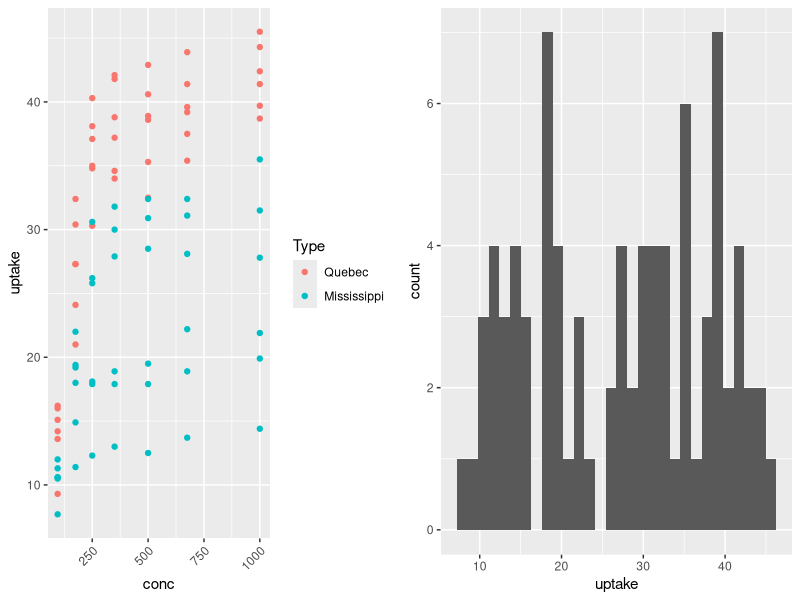
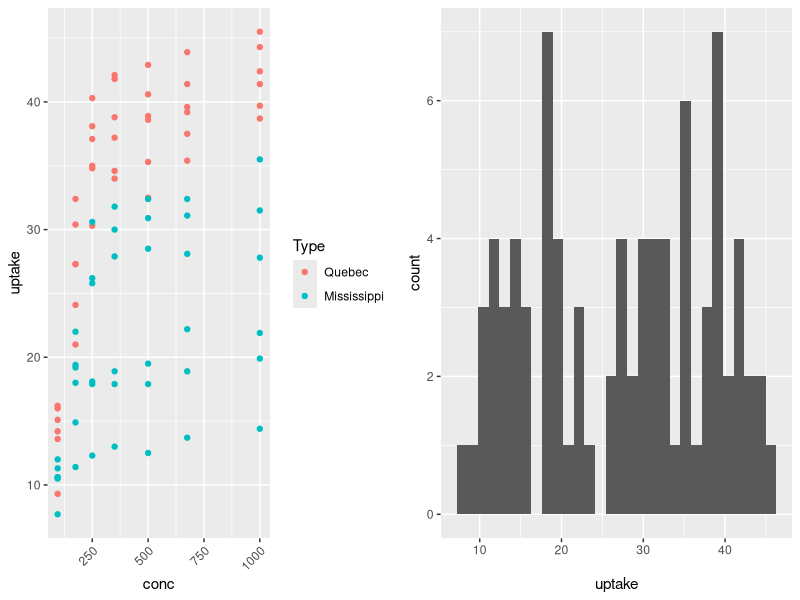
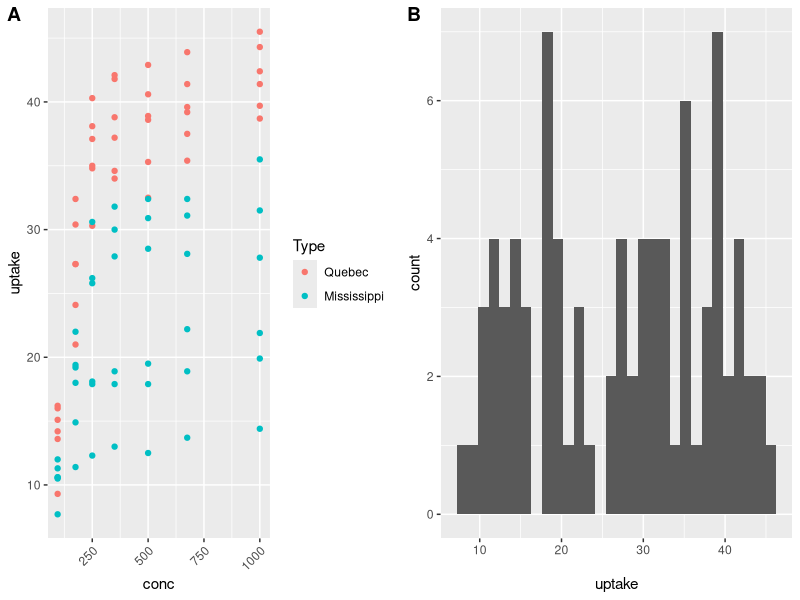
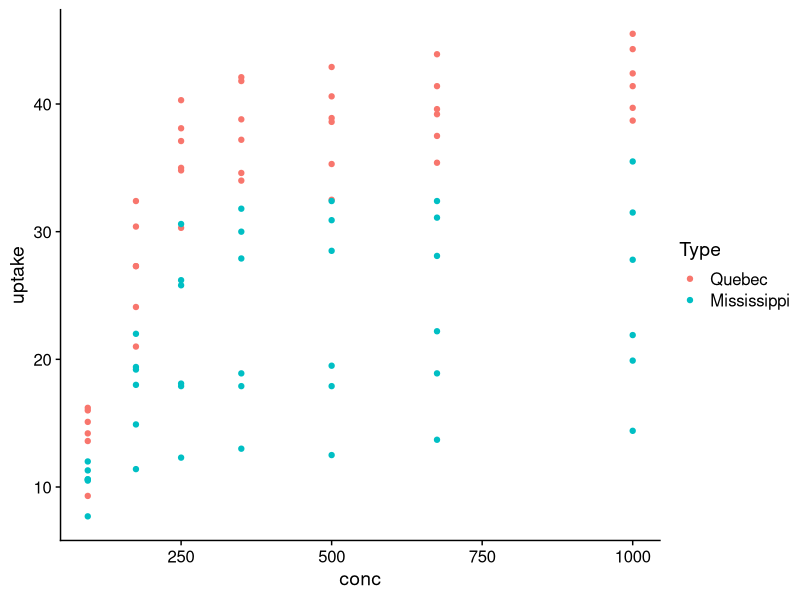
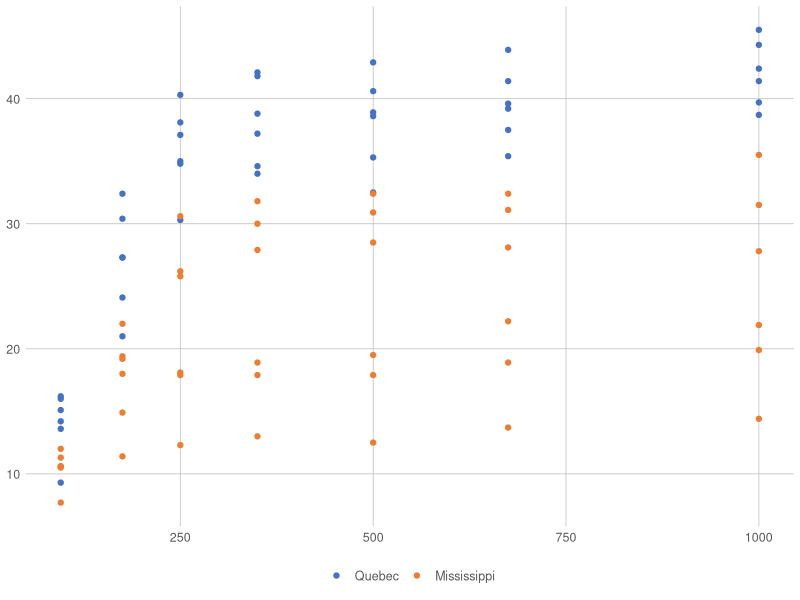
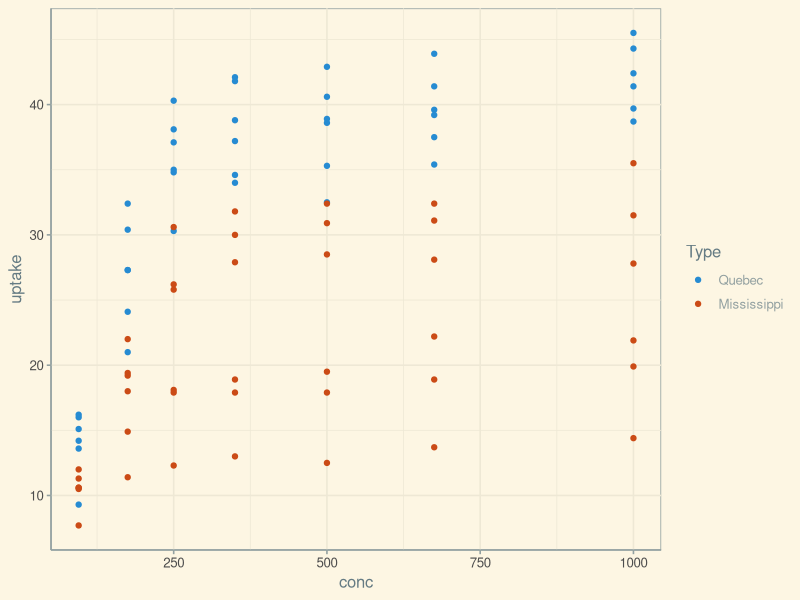

The R script that drew these images, in order:
# ggplot2 papildinājumi

library(ggplot2)

## cowplot
library(cowplot)
library(ggplot2)
p1 <- ggplot(CO2, aes(conc, uptake, color = Type)) +
  geom_point() +
  theme(axis.text.x = element_text(angle = 45, hjust = 1))
p2 <- ggplot(CO2, aes(uptake)) +
  geom_histogram()
plot_grid(p1, p2, ncol = 2)

plot_grid(p1, p2, ncol = 2, align = "h")

plot_grid(p1, p2, ncol = 2, align = "h", labels = c("A", "B"))

ggplot(CO2, aes(conc, uptake, color = Type)) + geom_point() +
  theme_cowplot()

## ggthemes
library(ggthemes)
ggplot(CO2, aes(conc, uptake, color = Type)) + geom_point() +
  theme_excel_new() +
  scale_color_excel_new()

library(ggthemes)
ggplot(CO2, aes(conc, uptake, color = Type)) + geom_point() +
  theme_solarized() +
  scale_color_solarized()
